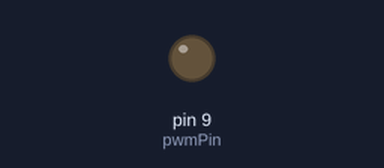
A sketch run on a simulated Arduino Uno, built with avr-gcc and run on an emulated ATmega328P. Shown: output pins drawn as LEDs (lit = HIGH).

Above: at 0.25 s.
At 0.55 s:
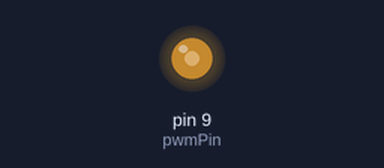
Timing chart, 0 to 3.2 s (numbered marks = the images above):
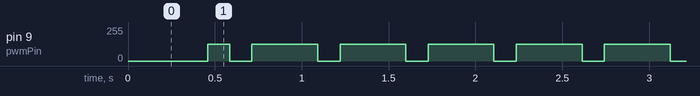

The sketch:

onda3.ino
```cpp
// Definición de pines
const int pwmPin = 9; // Puedes usar cualquier pin PWM

// Parámetros de la señal
const int numPoints = 1000;   // Número de muestras
const float t_max = 8;     // Tiempo máximo 3seg
const float dt = t_max / numPoints; // Incremento de tiempo

// Arreglo para guardar la señal
byte signal[numPoints];

void setup() {
  // Inicialización
  pinMode(pwmPin, OUTPUT);

  // Generar los valores de la señal
  for (int i = 0; i < numPoints; i++) {
    float t = i * dt;
    float g = 0;

    if (t >= 0 && t < 4) {
      g = -cos(0.5 * PI * t) + 1;
    }
    else if (t >= 4 && t < 8) {
      g = cos(0.5 * PI * t) - 1;
    }
    else {
      g = 0;
    }

    // Escalar g(t) de -2 a 2 → a 0-255 para PWM
    int pwm_value = map(g * 1000, -2000, 2000, 0, 255);
    signal[i] = constrain(pwm_value, 0, 255);
  }
}

void loop() {
  // Reproducir la señal periódicamente
  for (int i = 0; i < numPoints; i++) {
    analogWrite(pwmPin, signal[i]);
    delayMicroseconds(500); // Ajusta el tiempo para controlar la frecuencia
  }
}
```

Measured:
- by itself, pin 9 (pwmPin): repeats every 0.51 s: 0/255 0.13 s, 127/255 0.38 s
